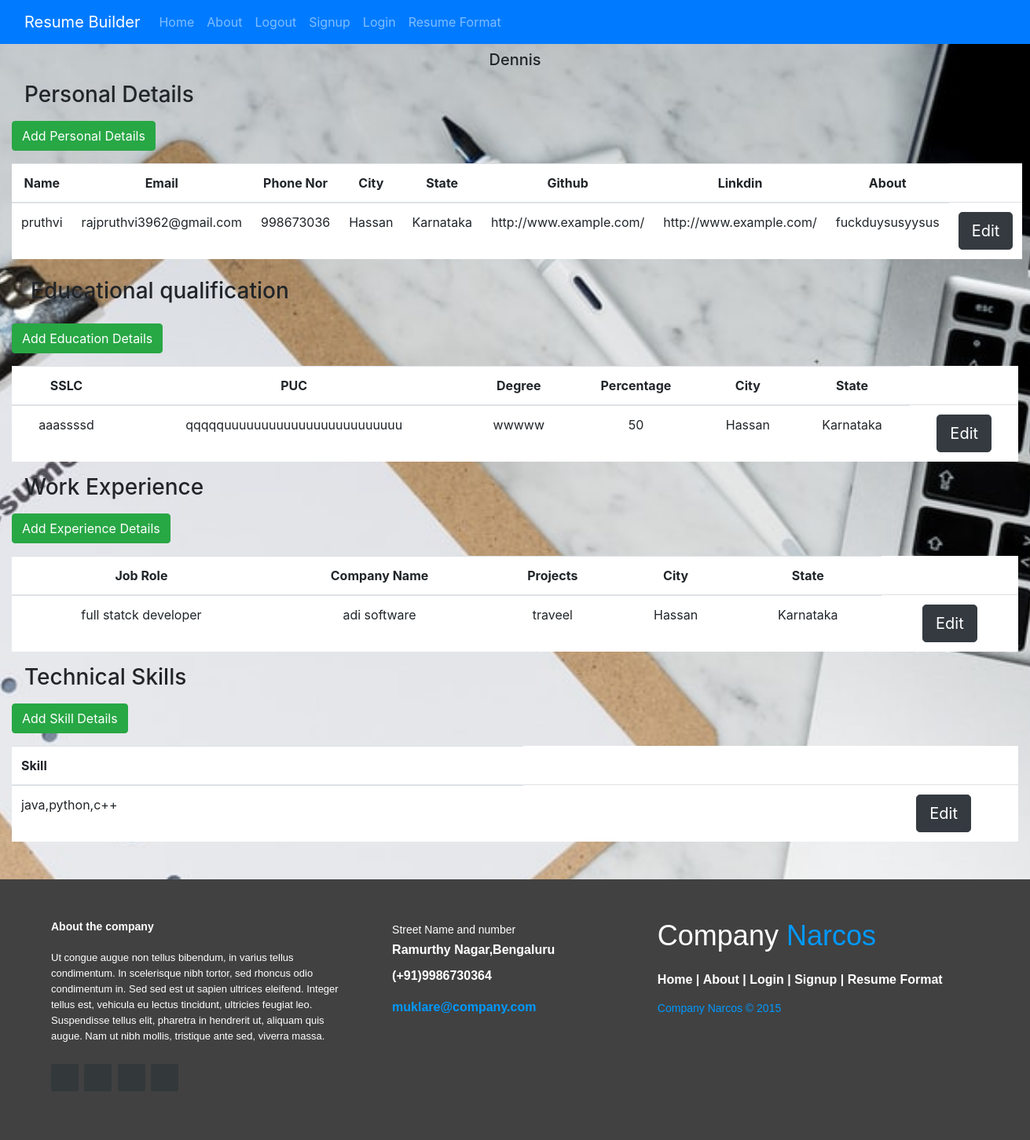
The app's page /userdetails/ (signed in) with its own data.
### cv/models.py (models this page shows, shortened)
class Profile(models.Model):
    name = models.CharField(max_length=40)
    email = models.EmailField(unique=True)
    phno = models.CharField(max_length=15,unique=True)
    city = models.CharField(max_length=150)
    state = models.CharField(max_length=100)
    about = models.TextField(blank=True,null=True)
    linkdin = models.URLField(blank=True,null=True)
    github  = models.URLField(blank=True,null=True)
    user = models.OneToOneField(User,on_delete=models.CASCADE,default='Pruthvi')

class Education(models.Model):
    sslc = models.CharField(max_length=100)
    puc = models.CharField(max_length=100)
    degree = models.CharField(max_length=100)
    percentage = models.IntegerField(unique=True)
    city = models.CharField(max_length=100)
    state = models.CharField(max_length=100)
    user = models.ForeignKey(User,on_delete=models.CASCADE)

class Experience(models.Model):
    jobrole = models.CharField(max_length=50)
    companyname = models.CharField(max_length=70)
    projects = models.CharField(max_length=100,null=True,blank=True)
    city = models.CharField(max_length=50,null=True,blank=True)
    state = models.CharField(max_length=50,null=True,blank=True)
    user = models.ForeignKey(User,on_delete=models.CASCADE)

class Skill(models.Model):
    skill = models.CharField(max_length=100)
    user = models.ForeignKey(User,on_delete=models.CASCADE)

### cv/views.py (the view)
# urls.py: path('userdetails/',views.userdetail,name='userdetail'),
def userdetail(request):
    if request.user.is_authenticated:
        profile = Profile.objects.filter(user=request.user).all()
        education = Education.objects.filter(user=request.user).all()
        experience = Experience.objects.filter(user=request.user).all()
        skill = Skill.objects.filter(user=request.user).all()
        return render(request,'userdetails.html',{'pf':profile,'ed':education,'ex':experience,'sk':skill})
    return render(request,'userdetails.html')

### cv/templates/userdetails.html (shortened to what this page needs)
{% extends 'base.html' %}
{% load static %}
{% block content  %}
<h5 class='text-center mt-2'>{{user}}</h5>
<h3 class="m-3">Personal Details</h3>
<a href = "{% url 'addpersnl' %}" class = "btn btn-success">Add Personal Details</a>
    <table class ="table table-hover bg-white mt-3">
    <thead>
        <tr class ="text-center">
            <th scope ="col" style ="width:2%">Name</th>
            <th scope ="col" style ="width:15%">Email</th>
            <th scope ="col" style ="width:8%">Phone Nor</th>
            <th scope ="col" style ="width:8%">City</th>
            <th scope ="col" style ="width:8%">State</th>
            <th scope ="col" style ="width:8%">Github</th>
            <th scope ="col" style ="width:8%">Linkdin</th>
            <th scope ="col" style ="width:15%">About</th>
        </tr>
    </thead>
    {% for i in pf %}
        <tr>
            <td>{{i.name}}
            <td>{{i.email}}</td>
            <td>{{i.phno}}</td>
            <td>{{i.city}}</td>
            <td>{{i.state}}</td>
            <td>{{i.github}}</td>
            <td>{{i.linkdin}}</td>
            <td>{{i.about}}</td>
            <td><a href="{% url 'editpersnl' %}" class="btn btn-dark btn-lg" >Edit</a></td>
        </tr>
    {% endfor %}
    </table>
<h3 class="m-4">Educational qualification</h3>
<a href = "{% url 'addeducation' %}" class = "btn btn-success">Add Education Details</a>
   <table class ="table table-hover bg-white mt-3">
    <thead>
        <tr class ="text-center">
            <th scope ="col" >SSLC</th>
            <th scope ="col">PUC</th>
            <th scope ="col">Degree</th>
            <th scope ="col">Percentage</th>
            <th scope ="col">City</th>
            <th scope ="col">State</th>
        </tr>
    </thead>
    {% for i in ed %}
        <tr class="text-center">
            <td>{{i.sslc}}</td>
            <td>{{i.puc}}</td>
            <td>{{i.degree}}</td>
            <td>{{i.percentage }}</td>
            <td>{{i.city }}</td>
            <td>{{i.state }}</td>
            <td><a href="{% url 'editeducation' i.id %}" class="btn btn-lg btn-dark">Edit</a></td>
        </tr>
    {% endfor %}
    </table>
<h3 class="m-3">Work Experience</h3>
<a href = "{% url 'addexperience' %}" class = "btn btn-success">Add Experience Details</a>
   <table class ="table table-hover bg-white mt-3">
    <thead>
        <tr class ="text-center">
            <th scope ="col">Job Role</th>
            <th scope ="col">Company Name</th>
            <th scope ="col">Projects</th>
            <th scope ="col">City</th>
            <th scope ="col">State</th>
        </tr>
    </thead>
    {% for i in ex %}
        <tr class="text-center">
            <td>{{i.jobrole}}</td>
            <td>{{i.companyname}}</td>
            <td>{{i.projects}}</td>
            <td>{{i.city}}</td>
            <td>{{i.state}}</td>
            <td><a href="{% url 'editexperience' i.id %}" class="btn btn-lg btn-dark">Edit</a></td>
        </tr>
    {% endfor %}
    </table>
<h3 class="m-3">Technical Skills </h3>
<a href = "{% url 'addskill' %}" class = "btn btn-success">Add Skill Details</a>
   <table class ="table table-hover bg-white mt-3">
    <thead>
        <tr>
            <th scope ="col">Skill</th>
        </tr>
    </thead>
    {% for i in sk %}
        <tr>
            <td>{{i.skill}}</td>
            <td class="text-right" style="padding-right:60px;"><a href="{% url 'editskill' i.id %}" class="btn btn-lg btn-dark">Edit</a></td>
        </tr>
    {% endfor %}
    </table>
{% endblock content %}

### cv/static/css/style2.css (style rules this page uses)
body { background-image: url('../images/1.jpeg'); background-repeat: no-repeat; background-attachment: fixed; background-position: center; background-size: cover; }

### records on screen
Profile: name "pruthvi", email "rajpruthvi3962@gmail.com", phno "998673036", city "Hassan", state "Karnataka", github "http://www.example.com/", linkdin "http://www.example.com/", about "fuckduysusyysus"
Education: sslc "aaassssd", puc "qqqqquuuuuuuuuuuuuuuuuuuuuuuu", degree "wwwww", percentage "50", city "Hassan", state "Karnataka"
Experience: jobrole "full statck developer", companyname "adi software", projects "traveel", city "Hassan", state "Karnataka"
Skill: skill "java,python,c++"

### other values on screen
{{ user }} "Dennis"
